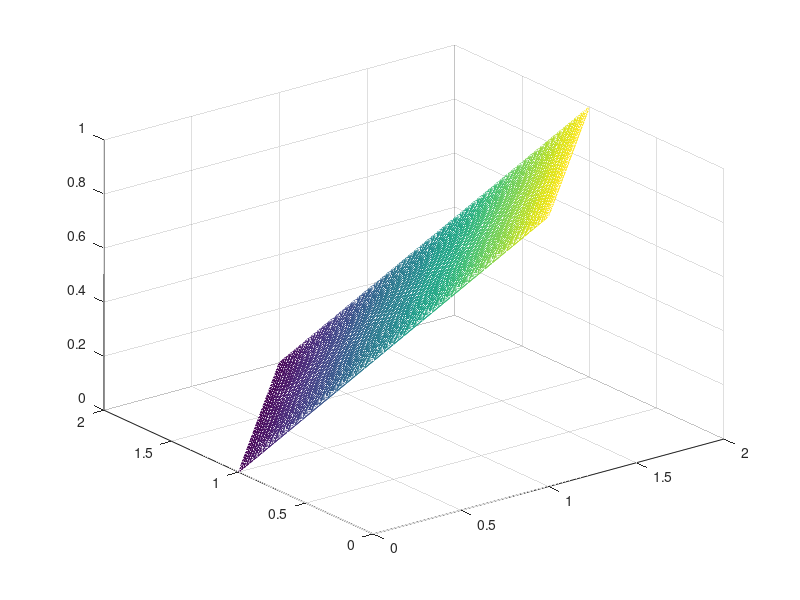

MATLAB code to generate this figure:
phi = 0:pi/100:2*pi;
thet = 0:pi/100:2*pi;
for i= 1:100
    u = phi(i);
    for j=1:100
        v = thet(j);
        x(i,j) = sin(u)^2+cos(v)^2;
        y(i,j) = sin(u)^2+sin(v)^2;
        z(i,j) = cos(v)^2;
    end
end
mesh(x,y,z);
    
    